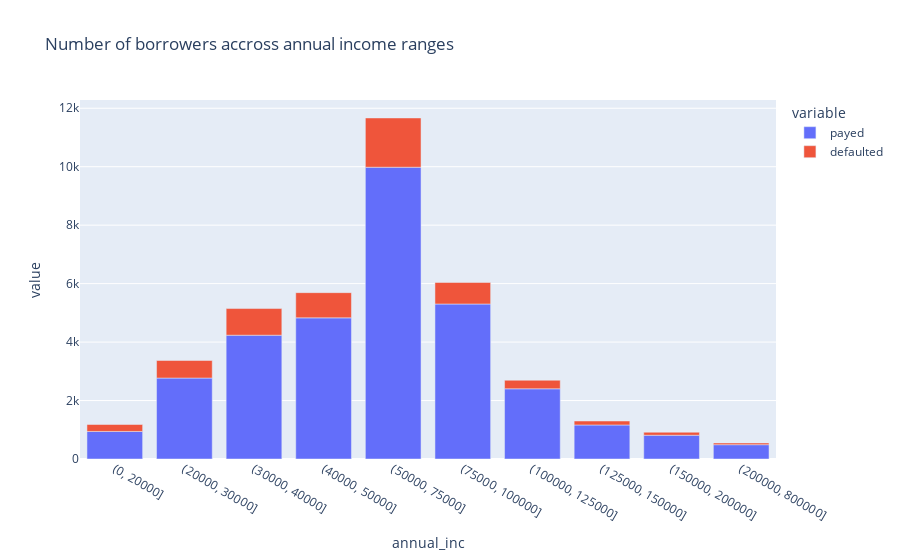
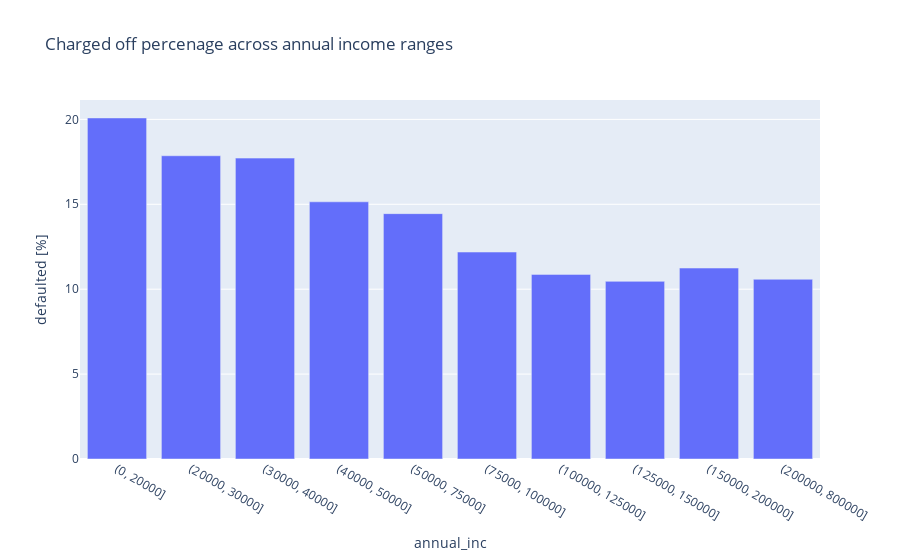

Notebook cell for these charts, in order:
### Markdown cell above
### <a id='2.2.2'>2.2.2 Annual Income</a>

### Code cell
# create bins
bins = [0, 20000, 30000, 40000, 50000, 75000, 100000, 125000, 150000, 200000, 800000]
# perform the binned analysis for continious var 'loan_amnt'
results = segmented_analysis_binned(loan_filtered, 'annual_inc', bins)
# plot bar chart to visualise payed - defaulted count
fig = px.bar(results.count_of_feature, title="Number of borrowers accross annual income ranges")
fig2 = px.bar(results.defaulted_ratio, y="defaulted [%]", title="Charged off percenage across annual income ranges")
fig.show()
fig2.show()

### Figure 1 — Plotly figure (JSON) as saved in the notebook; plotly's stock layout.template omitted (floating-point values rounded to 4 significant figures)
{"data": [{"hovertemplate": "variable=payed<br>annual_inc=%{x}<br>value=%{y}<extra></extra>", "legendgroup": "payed", "marker": {"color": "#636efa", "pattern": {"shape": ""}}, "name": "payed", "orientation": "v", "showlegend": true, "textposition": "auto", "type": "bar", "x": ["(0, 20000]", "(20000, 30000]", "(30000, 40000]", "(40000, 50000]", "(50000, 75000]", "(75000, 100000]", "(100000, 125000]", "(125000, 150000]", "(150000, 200000]", "(200000, 800000]"], "xaxis": "x", "y": [943, 2769, 4235, 4829, 9982, 5303, 2402, 1164, 813, 490], "yaxis": "y"}, {"hovertemplate": "variable=defaulted<br>annual_inc=%{x}<br>value=%{y}<extra></extra>", "legendgroup": "defaulted", "marker": {"color": "#EF553B", "pattern": {"shape": ""}}, "name": "defaulted", "orientation": "v", "showlegend": true, "textposition": "auto", "type": "bar", "x": ["(0, 20000]", "(20000, 30000]", "(30000, 40000]", "(40000, 50000]", "(50000, 75000]", "(75000, 100000]", "(100000, 125000]", "(125000, 150000]", "(150000, 200000]", "(200000, 800000]"], "xaxis": "x", "y": [237, 602, 912, 862, 1686, 736, 293, 136, 103, 58], "yaxis": "y"}], "layout": {"barmode": "relative", "legend": {"title": {"text": "variable"}, "tracegroupgap": 0}, "title": {"text": "Number of borrowers accross annual income ranges"}, "xaxis": {"anchor": "y", "domain": [0, 1], "title": {"text": "annual_inc"}}, "yaxis": {"anchor": "x", "domain": [0, 1], "title": {"text": "value"}}}}

### Figure 2 — Plotly figure (JSON) as saved in the notebook; plotly's stock layout.template omitted (floating-point values rounded to 4 significant figures)
{"data": [{"hovertemplate": "annual_inc=%{x}<br>defaulted [%]=%{y}<extra></extra>", "legendgroup": "", "marker": {"color": "#636efa", "pattern": {"shape": ""}}, "name": "", "orientation": "v", "showlegend": false, "textposition": "auto", "type": "bar", "x": ["(0, 20000]", "(20000, 30000]", "(30000, 40000]", "(40000, 50000]", "(50000, 75000]", "(75000, 100000]", "(100000, 125000]", "(125000, 150000]", "(150000, 200000]", "(200000, 800000]"], "xaxis": "x", "y": [20.08, 17.86, 17.72, 15.15, 14.45, 12.19, 10.87, 10.46, 11.24, 10.58], "yaxis": "y"}], "layout": {"barmode": "relative", "legend": {"tracegroupgap": 0}, "title": {"text": "Charged off percenage across annual income ranges"}, "xaxis": {"anchor": "y", "domain": [0, 1], "title": {"text": "annual_inc"}}, "yaxis": {"anchor": "x", "domain": [0, 1], "title": {"text": "defaulted [%]"}}}}
